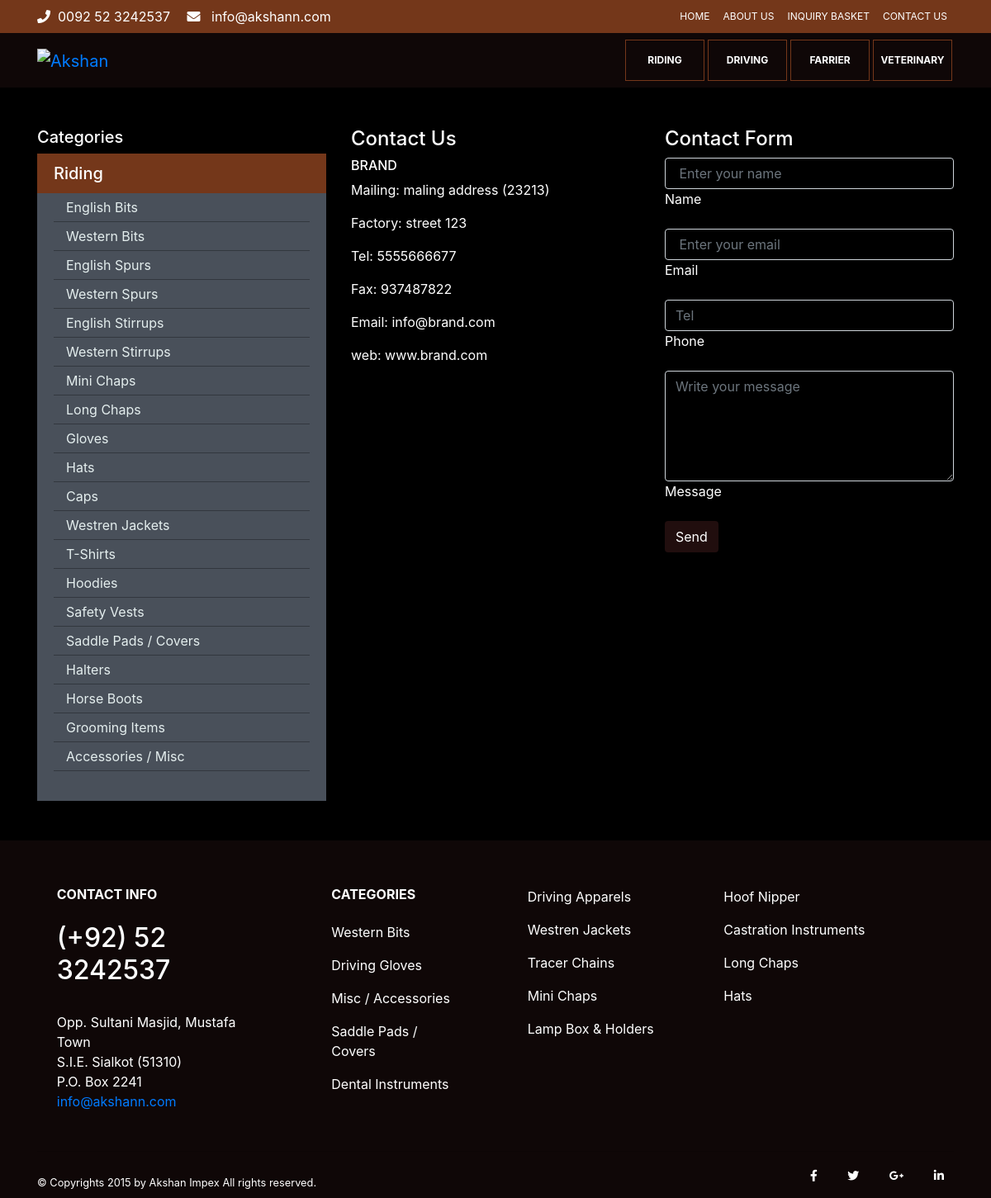
The page /contact-us/ on the database its author committed.
### products/models.py (models this page shows, shortened)
class Category(models.Model):
    category = models.CharField(max_length=60, choices=CHOICES)
    sub_category = models.CharField(max_length=80)

### main/views.py (the view)
# urls.py: path('contact-us/', contact_page, name='contact'),
def contact_page(request):
    context = {
        "riding": get_categories('Riding'),
        "driving": get_categories('Driving'),
        "farrier": get_categories('Farrier'),
        "veterinary": get_categories('Veterinary'),
    }
    return render(request, "contact.html", context)

### main/views.py (called while the page is built)
def get_categories(title):
    items = []
    for cat in Category.objects.filter(category=title).values('sub_category'):
        items.append({
            "title": cat['sub_category'],
            "slug": slugify(cat['sub_category'])
        })
    return items

### templates/contact.html (shortened to what this page needs)
{% extends "base.html" %}
{% block content %}
<div class="">
    <div class="container my-5">
        <div class="row">
            <div class="col-12 col-md-4">
                <h5 class="text-white">Categories</h5>
                <div class="accordion md-accordion accordion-3 z-depth-1-half" id="accordionEx194" role="tablist"
                    aria-multiselectable="true">
                    <div class="card">
                        <div class="card-header" role="tab" id="heading4">
                            <span data-toggle="collapse" data-parent="#accordionEx194" href="#collapse4"
                                aria-expanded="false" aria-controls="collapse4">
                                <h5 class="mb-0 text-white">
                                    Riding
                                </h5>
                            </span>
                        </div>
                        <div id="collapse4" class="collapse show" role="tabpanel" aria-labelledby="heading4"
                            data-parent="#accordionEx194">
                            <div class="card-body pt-0">
                                <ul>
                                         {% for el in riding %}
              <li>
                <a href='/products/riding/{{el.slug}}'>{{el.title}}</a>
              </li>
              {% endfor %}
                                </ul>
                            </div>
                        </div>
                    </div>
                </div>
            </div>
            <div class="col-12 col-md-4 text-white">
                <h4>Contact Us</h4>
                <h6>BRAND</h6>
                <p>Mailing: maling address (23213)</p>
                <p>Factory: street 123</p>
                <p>Tel: 5555666677</p>
                <p>Fax: 937487822</p>
                <p>Email: info@brand.com</p>
                <p>web: www.brand.com</p>
            </div>
            <div class="col-12 col-md-4 text-white">
                <h4>Contact Form</h4>
                <form>
                    <div class="row">
                        <div class="col-md-12">
                            <div class="md-form form-group">
                                <input type="text" class="form-control" id="inputName" placeholder=" Enter your name"
                                    required>
                                <label for=" inputAddressEmail">Name</label>
                            </div>
                        </div>
                    </div>
                    <div class="row">
                        <div class="col-md-12">
                            <div class="md-form form-group">
                                <input type="text" class="form-control" id="inputAddressEmail"
                                    placeholder=" Enter your email" required>
                                <label for=" inputAddressEmail">Email</label>
                            </div>
                        </div>
                    </div>
                    <div class="row">
                        <div class="col-md-12">
                            <div class="md-form form-group">
                                <input type="text" class="form-control" id="inputPhone" placeholder="Tel" required>
                                <label for="inputPhone">Phone</label>
                            </div>
                        </div>
                    </div>
                    <div class="row">
                        <div class="col-md-12">
                            <div class="md-form form-group">
                                <textarea class="form-control" id="inputMessaage" placeholder="Write your message"
                                    rows="5" required></textarea>
                                <label for="inputMessaage">Message</label>
                            </div>
                        </div>
                    </div>
                    <button type="submit" class="btn button btn-md">Send</button>
                </form>
            </div>
        </div>
    </div>
</div>
{% endblock %}

### my_static/css/main.css (style rules this page uses)
body { background-color: #000000; }
.button { background-color: #210e0e; color: white; }

### my_static/css/about.css (style rules this page uses)
.card { border: 0; background-color: #74371a; }
.card-header { background-color: #74371a; }
.card-body { background-color: #49505a; }
.card-body ul { text-decoration: none; list-style: none; left: 0; padding-left: 0; }
.card-body ul li { border-bottom: 1px solid #32373e; padding: 5px; }
.card-body ul li a { color: #e4eeee; padding: 10px; }
.accordion.accordion-3 { border-radius: 3px; }

### my_static/css/contact.css (style rules this page uses)
input, textarea { background-color: #000000 !important; border: 1px solid white; }

### rows shown on the page
Category: title "English Bits"
Category: title "Western Bits"
Category: title "English Spurs"
Category: title "Western Spurs"
Category: title "English Stirrups"
Category: title "Western Stirrups"
Category: title "Mini Chaps"
Category: title "Long Chaps"
Category: title "Gloves"
Category: title "Hats"
Category: title "Caps"
Category: title "Westren Jackets"
Category: title "T-Shirts"
Category: title "Hoodies"
Category: title "Safety Vests"
Category: title "Saddle Pads / Covers"
Category: title "Halters"
Category: title "Horse Boots"
Category: title "Grooming Items"
Category: title "Accessories / Misc"
